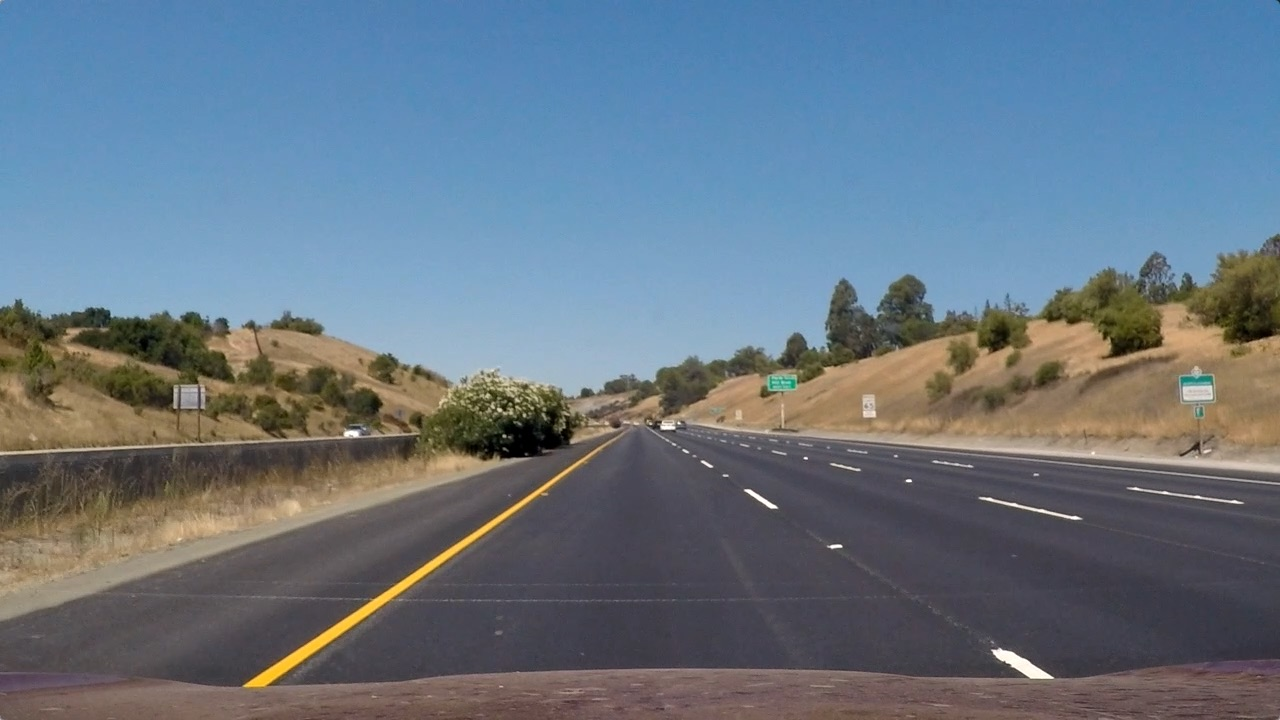
#> input picture Project-2-Advanced-Lane-Lines/test_images/straight_lines1.jpg, 1280 x 720 px, given in place of solidWhiteRight.jpg, which was not available
$ jupyter execute --allow-errors P1.ipynb   (shell and % lines are left out)   (text cells are left out)
#> lines starting #> are read from the running program, lines starting #| are printed output that depends on the picture; after the words box and inside, x2 and y2 are one past the last pixel; in counts of white or black regions, pixels touching at a corner belong together; pictures that were not available may be replaced by others from this repository, and a replacement may not be noted
[cell 1]
#importing some useful packages
import matplotlib.pyplot as plt
import matplotlib.image as mpimg
import numpy as np
import cv2

[cell 2]
#reading in an image
image = mpimg.imread('test_images/solidWhiteRight.jpg')
#> image is the input picture: shape (720, 1280, 3); mean R, G, B 103.2, 117.7, 131.2

#printing out some stats and plotting
print('This image is:', type(image), 'with dimensions:', image.shape)
#| This image is: <class 'numpy.ndarray'> with dimensions: (720, 1280, 3)
plt.imshow(image)  # if you wanted to show a single color channel image called 'gray', for example, call as plt.imshow(gray, cmap='gray')

[cell 3]
import math

def grayscale(img):
    """Applies the Grayscale transform
    This will return an image with only one color channel
    but NOTE: to see the returned image as grayscale
    (assuming your grayscaled image is called 'gray')
    you should call plt.imshow(gray, cmap='gray')"""
    return cv2.cvtColor(img, cv2.COLOR_RGB2GRAY)
    # Or use BGR2GRAY if you read an image with cv2.imread()
    # return cv2.cvtColor(img, cv2.COLOR_BGR2GRAY)

def canny(img, low_threshold, high_threshold):
    """Applies the Canny transform"""
    return cv2.Canny(img, low_threshold, high_threshold)

def gaussian_blur(img, kernel_size):
    """Applies a Gaussian Noise kernel"""
    return cv2.GaussianBlur(img, (kernel_size, kernel_size), 0)

def region_of_interest(img, vertices):
    """
    Applies an image mask.

    Only keeps the region of the image defined by the polygon
    formed from `vertices`. The rest of the image is set to black.
    `vertices` should be a numpy array of integer points.
    """
    #defining a blank mask to start with
    mask = np.zeros_like(img)

    #defining a 3 channel or 1 channel color to fill the mask with depending on the input image
    if len(img.shape) > 2:
        channel_count = img.shape[2]  # i.e. 3 or 4 depending on your image
        ignore_mask_color = (255,) * channel_count
    else:
        ignore_mask_color = 255

    #filling pixels inside the polygon defined by "vertices" with the fill color
    cv2.fillPoly(mask, vertices, ignore_mask_color)

    #returning the image only where mask pixels are nonzero
    masked_image = cv2.bitwise_and(img, mask)
    return masked_image


# [47 lines left out: functions draw_lines, hough_lines, weighted_img, not called in this run]

[cell 4]
import os
os.listdir("test_images/")

[cell 5]
# [21 lines of commented-out code are left out]

[cell 6]
# Import everything needed to edit/save/watch video clips
from moviepy.editor import VideoFileClip
from IPython.display import HTML

[cell 7]
import math

class LaneFifo:
    def __init__(self, fifolen):
        self.fifoSlope = []
        self.fifoOffset = []
        self.fifoLen = fifolen
    def append(self, newSlope, newOffset):
        #value is valid, than append
        if newSlope != 0:
            self.fifoSlope.append(newSlope)
            if len(self.fifoSlope) > self.fifoLen :
                self.fifoSlope.pop(0)

        #value is valid, than append
        if newOffset != 0:
            self.fifoOffset.append(newOffset)
            if len(self.fifoOffset) > self.fifoLen :
                self.fifoOffset.pop(0)

    def getSlope(self):
        if len(self.fifoSlope) == 0:
            return 0
        return sum(self.fifoSlope) / len(self.fifoSlope)

    def getOffset(self):
        if len(self.fifoOffset) == 0:
            return 0
        return sum(self.fifoOffset) / len (self.fifoOffset)

    def getHorizontalPoint(self, y ):
        if (self.getSlope() == 0):
            return 0
        return int( (y -  self.getOffset()) / self.getSlope())

    def getFifoLen(self):
        return len(self.fifoSlope)

class Lane:
    def __init__(self):
        self.slopes = []
        self.offsets = []

    def add(self, m, b):
        self.slopes.append(m)
        self.offsets.append(b)

    def getAvgSlope(self):
        if len(self.slopes) == 0:
            return 0
        return sum(self.slopes)  / len(self.slopes)

    def getAvgOffset(self):
        if len(self.offsets) == 0:
            return 0
        return sum(self.offsets)  / len(self.offsets)

    def getVerticalPoint(self, x ):
        return int(self.getAvgSlope() * x + self.getAvgOffset())

    # [4 lines left out: function getHorizontalPoint, not called in this run]

def getSlopeAndOffset(x1, y1, x2, y2):
    """
    This function calculates the slope and the offset of the line
    formula : y = m * x + b
    """
    m = (y2 - y1) / (x2 - x1)
    b = y1 - m * x1
    return (m, b)

def degTwoRad(deg):
    return float(deg) / 180 * pi

def sinDeg(deg):
    return math.sin(math.radians(deg))

def isBetweenAngles(m, alphaMin, alhpaMax):
    return sinDeg(alphaMin) < m and m < sinDeg(alhpaMax)

def getLeftAndRightLane(lines):
    leftLane = Lane()
    rightLane = Lane()

    try:
#     if lines != None:
        for line in lines:
             for x1,y1,x2,y2 in line:
                m, b = getSlopeAndOffset(x1, y1, x2, y2)
                if isBetweenAngles(m, 30, 60):
                    rightLane.add(m, b)
                elif isBetweenAngles(m, -60, -30):
                    leftLane.add(m, b)
        return leftLane, rightLane

    except:
#         print("!!!except!!!")
        leftLane.add(0, 0)
        rightLane.add(0, 0)
        return leftLane, rightLane # return empty lists


leftLaneFifo = LaneFifo(5)
rightLaneFifo = LaneFifo(5)

def draw_lines_optimized(img, lines, color=[255, 0, 0], thickness=2):
    """
    NOTE: this is the function you might want to use as a starting point once you want to
    average/extrapolate the line segments you detect to map out the full
    extent of the lane (going from the result shown in raw-lines-example.mp4
    to that shown in P1_example.mp4).

    Think about things like separating line segments by their
    slope ((y2-y1)/(x2-x1)) to decide which segments are part of the left
    line vs. the right line.  Then, you can average the position of each of
    the lines and extrapolate to the top and bottom of the lane.

    This function draws `lines` with `color` and `thickness`.
    Lines are drawn on the image inplace (mutates the image).
    If you want to make the lines semi-transparent, think about combining
    this function with the weighted_img() function below
    """
    global leftLaneFifo, rightLaneFifo

    leftLane, rightLane = getLeftAndRightLane(lines)
    leftLaneFifo.append(leftLane.getAvgSlope(),   leftLane.getAvgOffset())
    rightLaneFifo.append(rightLane.getAvgSlope(), rightLane.getAvgOffset())

    x1 = img.shape[0]
    x2 = 350
#     cv2.line(img, (leftLane.getHorizontalPoint(x1), x1), (leftLane.getHorizontalPoint(x2), x2), color, thickness)
#     cv2.line(img, (rightLane.getHorizontalPoint(x1), x1), (rightLane.getHorizontalPoint(x2), x2), color, thickness)

    overlay = np.copy(img)

    cv2.line(overlay, (leftLaneFifo.getHorizontalPoint(x1), x1), (leftLaneFifo.getHorizontalPoint(x2), x2), color, thickness)
    cv2.line(overlay, (rightLaneFifo.getHorizontalPoint(x1), x1), (rightLaneFifo.getHorizontalPoint(x2), x2), color, thickness)

    alpha = 0.5
    img = cv2.addWeighted(overlay, alpha, img, 1 - alpha, 0, img)

def process_image(image):
    # NOTE: The output you return should be a color image (3 channel) for processing video below
    # TODO: put your pipeline here,
    # you should return the final output (image where lines are drawn on lanes)
    # The process is created for 960  x  540 pixels
    image = cv2.resize(image,(960, 540))

    img_cols = img_height = image.shape[1];
    img_rows = img_width  = image.shape[0];
    gray = grayscale(image)
    gray_blurred = gaussian_blur(gray, 5)

    low_threshold = 50
    high_threshold = low_threshold * 3
    edge_detection = canny(gray_blurred, low_threshold, high_threshold)

    roiTop = img_rows / 2 + 50
    roiBottom = img_rows - 50

    vertices = np.array([[(130              , roiBottom),      # left_bot
                          (img_cols / 2   , roiTop),  # left_top
                          (img_cols - 70  , roiBottom)]], dtype=np.int32)

    roi = region_of_interest ( edge_detection, vertices )

    # copied from 16. Quiz: Hough Transform
    rho = 1               # distance resolution in pixels of the Hough grid
    theta = np.pi/180     # angular resolution in radians of the Hough grid
    threshold = 20        # minimum number of votes (intersections in Hough grid cell)
    min_line_len = 90     # minimum number of pixels making up a line
    max_line_gap = 200    # maximum gap in pixels between connectable line segments
    lines = cv2.HoughLinesP(roi, rho, theta, threshold, np.array([]), minLineLength=min_line_len, maxLineGap=max_line_gap)

    result = np.copy(image)
    draw_lines_optimized(result, lines, thickness = 8)

    return result

[cell 8]
# TODO: Build your pipeline that will draw lane lines on the test_images
# then save them to the test_images_output directory.

dir = "test_images/"
imgList = os.listdir(dir)

subplot_rows = len(imgList)
subplot_cols = 2
f, ax = plt.subplots(subplot_rows, subplot_cols, figsize=(15, 25))

for i in range (len(imgList)):
    row = int(i / subplot_cols)
    column = i % subplot_cols

    image = mpimg.imread(dir + imgList[i])

    # clear fifos
    leftLaneFifo = LaneFifo(1)
    rightLaneFifo = LaneFifo(1)

    processed_image = process_image(image)
#> in process_image, `image = cv2.resize(image,(960, 540))`:
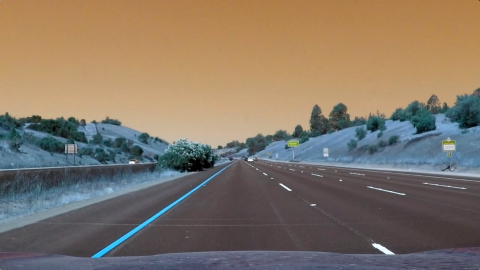
#> image: shape (540, 960, 3) (shown at 1/2 size); mean of channels 0, 1, 2 103.1, 117.7, 131.1; drawn as B, G, R
#> in grayscale, `return cv2.cvtColor(img, cv2.COLOR_RGB2GRAY)`:
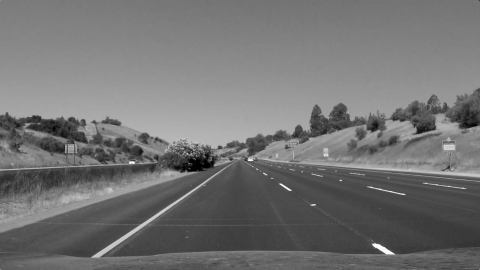
#> returned value: shape (540, 960) (shown at 1/2 size); min 0, max 255, mean 114.8
#> in canny, `return cv2.Canny(img, low_threshold, high_threshold)`:
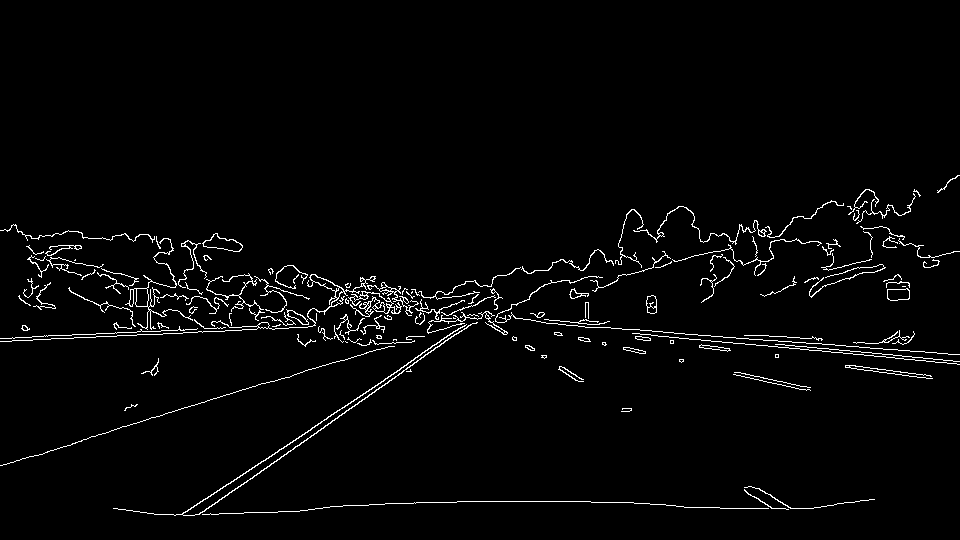
#> returned value: shape (540, 960); 2.5% white in thin lines or dots, all inside (x1, y1, x2, y2) = (0, 175, 960, 516)
#> in region_of_interest, `cv2.fillPoly(mask, vertices, ignore_mask_color)`:
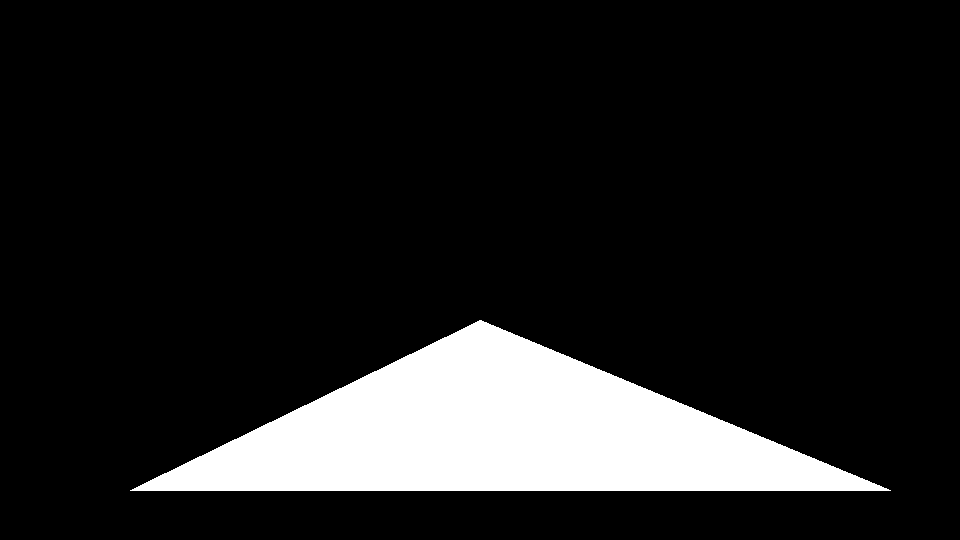
#> mask: shape (540, 960); 12.6% white; 1 white region, box (x1, y1, x2, y2) and area: (130, 320, 891, 491) 65361
#> in region_of_interest, `masked_image = cv2.bitwise_and(img, mask)`:
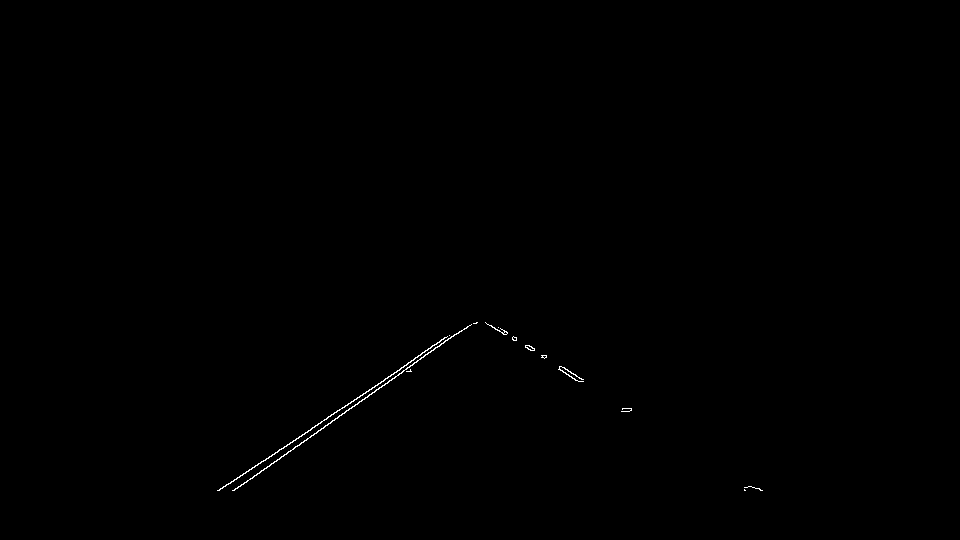
#> masked_image: shape (540, 960); 0.2% white in thin lines or dots, all inside (x1, y1, x2, y2) = (217, 322, 763, 491)
#> in process_image, `lines = cv2.HoughLinesP(roi, rho, theta, threshold, np.array([]), minL..`: lines = [[219, 490, 449, 335], [233, 490, 469, 325], [234, 490, 473, 323], [265, 460, 413, 360], [217, 490, 445, 337], [486, 323, 583, 379], [339, 415, 456, 333], [485, 322, 575, 374], [527, 348, 744, 489], [558, 369, 760, 490]]
#> the loop in getLeftAndRightLane, `for line in lines:` made 10 passes
#> line on passes 1 to 8: [[219, 490, 449, 335]], [[233, 490, 469, 325]], [[234, 490, 473, 323]], [[265, 460, 413, 360]], [[217, 490, 445, 337]], [[486, 323, 583, 379]], [[339, 415, 456, 333]], [[485, 322, 575, 374]]
#> in draw_lines_optimized, `cv2.line(overlay, (rightLaneFifo.getHorizontalPoint(x1), x1), (rightLa..`:
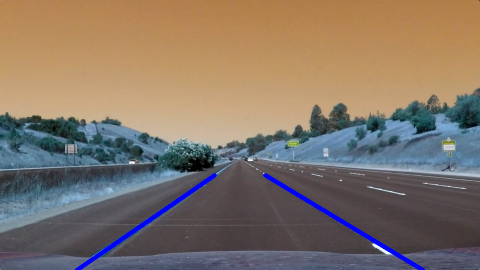
#> overlay: shape (540, 960, 3) (shown at 1/2 size); mean of channels 0, 1, 2 104.4, 116.2, 130.1; drawn as B, G, R
    ax[i][0].imshow(image)
    ax[i][0].set_title(imgList[i])
    ax[i][1].imshow(processed_image, cmap = 'gray')
#> pass 2 of the loop `for i in range (len(imgList)):`:
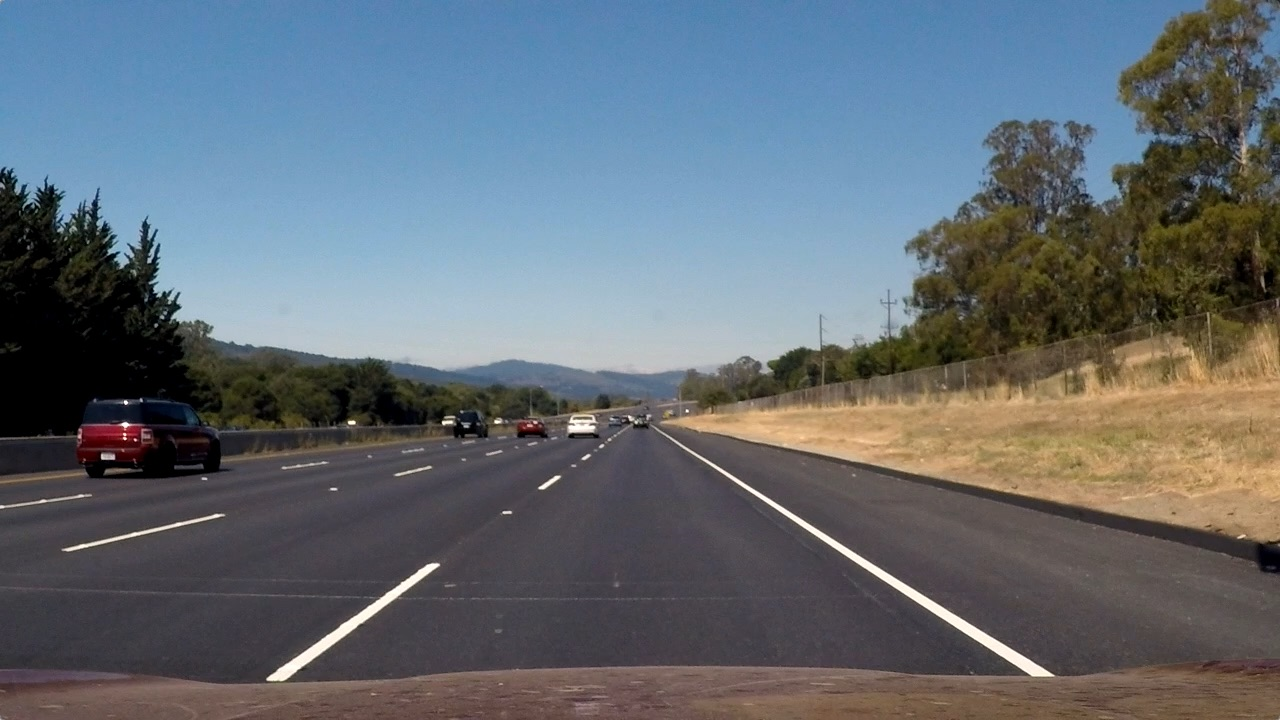
#> input picture Project-2-Advanced-Lane-Lines/test_images/straight_lines2.jpg, 1280 x 720 px, found by its file name
#> image is the input picture: shape (720, 1280, 3); mean R, G, B 99.4, 107.7, 115.1
#> image: shape (540, 960, 3)
#> in canny (call 2), `return cv2.Canny(img, low_threshold, high_threshold)`:
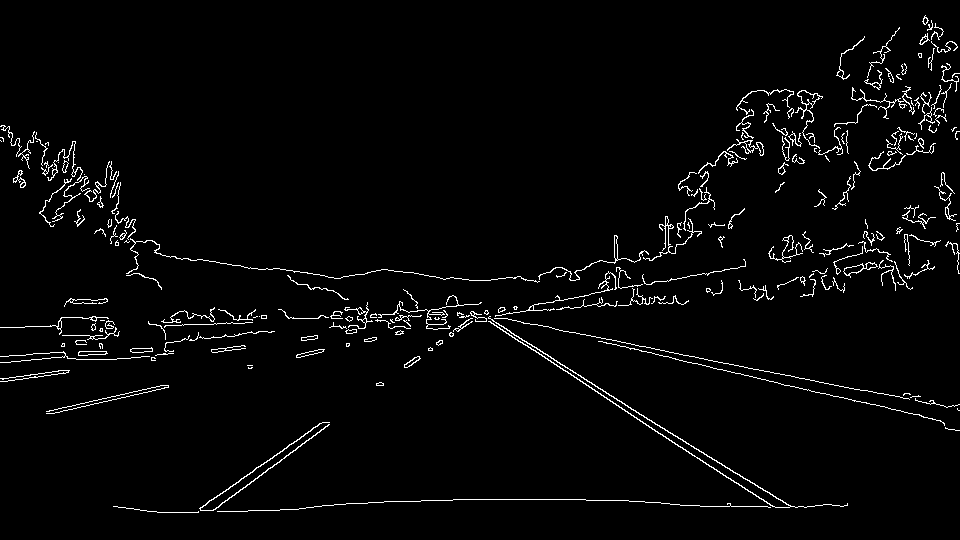
#> returned value: shape (540, 960); 2.7% white in thin lines or dots
#> the loop in getLeftAndRightLane (call 2), `for line in lines:` made 10 passes
#> line on passes 1 to 4: [[512, 333, 764, 490]], [[497, 327, 748, 490]], [[511, 333, 745, 479]], [[242, 489, 440, 340]]
#> in draw_lines_optimized (call 2), `cv2.line(overlay, (rightLaneFifo.getHorizontalPoint(x1), x1), (rightLa..`:
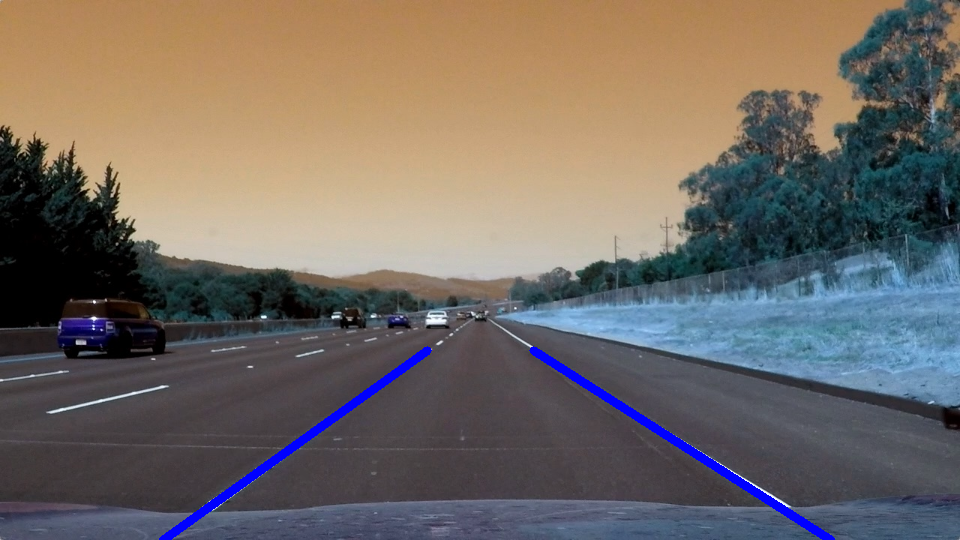
#> overlay: shape (540, 960, 3); mean of channels 0, 1, 2 100.3, 105.8, 113.3; drawn as B, G, R
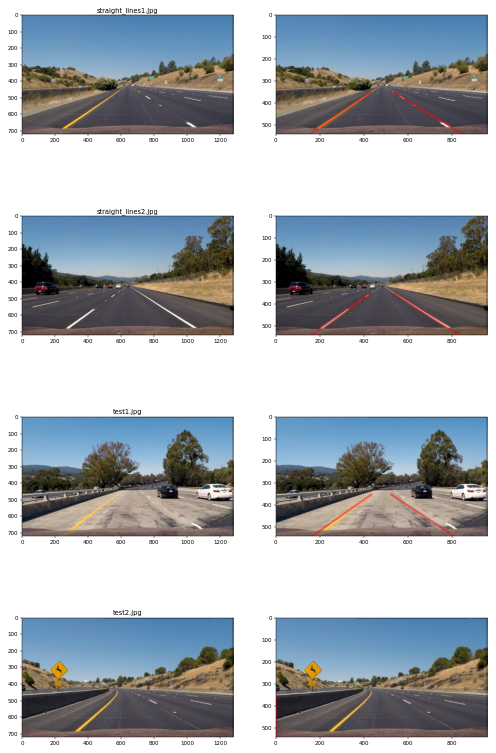
#> figure drawn by matplotlib, 8 panels

[cell 9]
# clear fifos
leftLaneFifo = LaneFifo(5)
